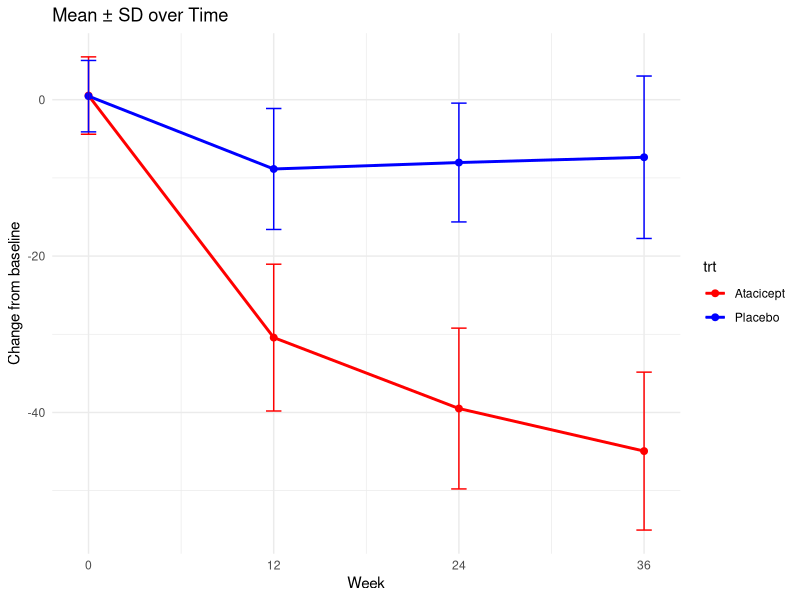
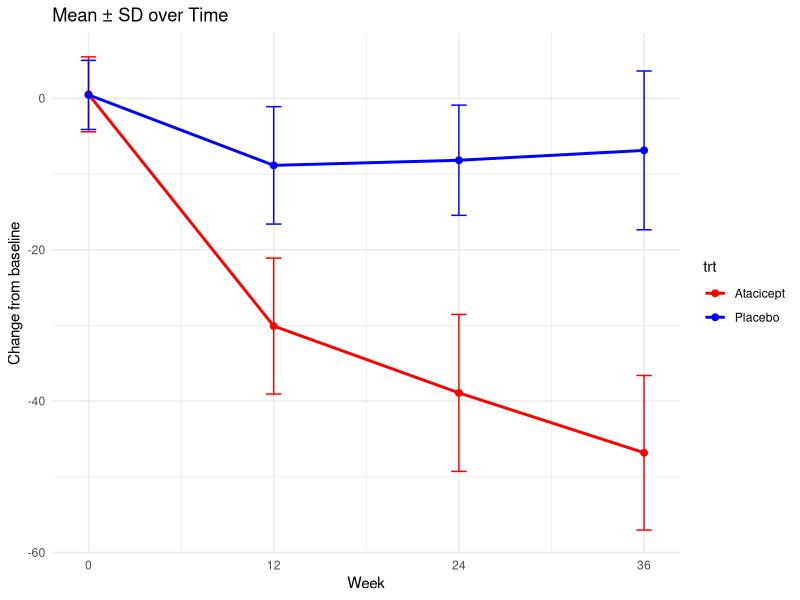

Write R code to recreate these figures, in order.
## ---- chunk 1
knitr::opts_chunk$set(echo = TRUE)
## ---- chunk 2
set.seed(123)

# 患者数
n_placebo <- 100
n_atacicept <- 100

# 週
weeks <- c(0, 12, 24, 36)

# 平均値（グラフ参考）
mean_placebo <- c(0, -8, -9, -7)       # おおよそグラフ通り
mean_atacicept <- c(0, -30, -38, -46)  # おおよそグラフ通り

# 標準偏差の推定（グラフのエラーバーから概算）
sd_placebo <- c(5, 8, 8, 10)
sd_atacicept <- c(5, 10, 10, 10)

# データフレーム作成
generate_group <- function(n, mean_vec, sd_vec, group_name){
  data <- data.frame(
    PatientID = 1:n
  )
  for(i in 1:length(weeks)){
    week <- weeks[i]
    data[[paste0("Week", week)]] <- rnorm(n, mean = mean_vec[i], sd = sd_vec[i])
  }
  data$trt <- group_name
  return(data)
}

placebo_data <- generate_group(n_placebo, mean_placebo, sd_placebo, "Placebo")
atacicept_data <- generate_group(n_atacicept, mean_atacicept, sd_atacicept, "Atacicept")

# 結合
full_data <- rbind(placebo_data, atacicept_data)

# 確認
head(full_data)
summary(full_data)

#データをlong形式に変換
library(dplyr)
library(tidyr)

long_data <- full_data %>%
  pivot_longer(
    cols = starts_with("Week"),
    names_to = "Week",
    values_to = "Outcome"
  ) %>%
  mutate(Week = as.numeric(gsub("Week", "", Week)))  # Week列を数値に変換

head(long_data)


## ---- chunk 3

weeks_followup <- c(12, 24, 36)

# 欠測確率の設定（調整しやすい）
p_intermittent <- 0.10   # ① 各時点10%
p_monotone     <- 0.20   # ② 患者の20%に中間事象

weeks_followup <- c(12, 24, 36)

# 欠測確率
p_intermittent <- 0.10   # 間欠欠測
p_monotone     <- 0.20   # 中間事象あり

missing_design <- long_data %>%
  distinct(PatientID, trt) %>%
  mutate(
    # 中間事象の有無（患者単位）
    monotone_flag = rbinom(n(), 1, p_monotone),

    # 中間事象発生時点
    monotone_start = ifelse(
      monotone_flag == 1,
      sample(weeks_followup, n(), replace = TRUE),
      NA
    ),

    # 欠測理由（中間事象がある人のみ）
    missing_reason = case_when(
      monotone_flag == 1 ~ sample(c(1, 2), n(), replace = TRUE),
      TRUE ~ 0
    )
  )

long_data_miss <- long_data %>%
  left_join(missing_design, by = c("PatientID", "trt")) %>%
  mutate(
    # ② 中間事象以降はすべて欠測
    miss_monotone = ifelse(
      monotone_flag == 1 & Week >= monotone_start,
      1, 0
    ),

    # ① 間欠欠測（中間事象なし・ベースライン以外）
    miss_intermittent = ifelse(
      monotone_flag == 0 & Week != 0,
      rbinom(n(), 1, p_intermittent),
      0
    ),

    # 最終欠測フラグ
    missing = ifelse(
      miss_monotone == 1 | miss_intermittent == 1,
      1, 0
    ),

    # 観測値
    Outcome_obs = ifelse(missing == 1, NA, Outcome)
  )

analysis_data <- long_data_miss %>%
  mutate(
    missing_reason = factor(
      missing_reason,
      levels = c(0, 1, 2),
      labels = c(
        "Observed",
        "Dialysis/Transplant/Death",
        "Dropout"
      )
    )
  )

##欠測の確認
analysis_data %>%
  group_by(trt, Week) %>%
  summarise(
    missing_rate = mean(is.na(Outcome_obs)),
    .groups = "drop"
  )


## ---- chunk 4
##欠測のないデータの平均とSD
summary_complete <- long_data %>%
  group_by(trt, Week) %>%
  summarise(
    mean = mean(Outcome),
    sd   = sd(Outcome),
    n    = n(),
    .groups = "drop"
  )

summary_complete
## ---- chunk 5
#折れ線グラフの描写
library(ggplot2)

ggplot(summary_complete, aes(x = Week, y = mean, color = trt, group = trt)) +
  geom_line(size = 1) +                # 平均値の折れ線
  geom_point(size = 2) +               # 平均値の点
  geom_errorbar(aes(ymin = mean - sd,
                    ymax = mean + sd),
                width = 1) +           # SDのエラーバー
  scale_x_continuous(breaks = c(0, 12, 24, 36)) +  # 横軸目盛を指定
  theme_minimal() +
  labs(x = "Week", y = "Change from baseline", 
       title = "Mean ± SD over Time") +
  scale_color_manual(values = c("Placebo" = "blue", "Atacicept" = "red"))


## ---- chunk 6
summary_missing <- analysis_data %>%
  group_by(trt, Week) %>%
  summarise(
    n_obs = sum(!is.na(Outcome_obs)),     # 観測症例数
    mean  = mean(Outcome_obs, na.rm = TRUE),
    sd    = sd(Outcome_obs, na.rm = TRUE),
    .groups = "drop"
  )

summary_missing


## ---- chunk 7
ggplot(summary_missing, aes(x = Week, y = mean, color = trt, group = trt)) +
  geom_line(size = 1) +                # 平均値の折れ線
  geom_point(size = 2) +               # 平均値の点
  geom_errorbar(aes(ymin = mean - sd,
                    ymax = mean + sd),
                width = 1) +           # SDのエラーバー
  scale_x_continuous(breaks = c(0, 12, 24, 36)) +  # 横軸目盛を指定
  theme_minimal() +
  labs(x = "Week", y = "Change from baseline", 
       title = "Mean ± SD over Time") +
  scale_color_manual(values = c("Placebo" = "blue", "Atacicept" = "red"))

## ---- chunk 8
#Rでcsvデータとして出力
#write.csv( analysis_data, "C:/Users/XXX/Desktop/Journal/Atacicept/analysis_data.csv", row.names = FALSE, fileEncoding = "UTF-8" )
#適宜パスを設定
